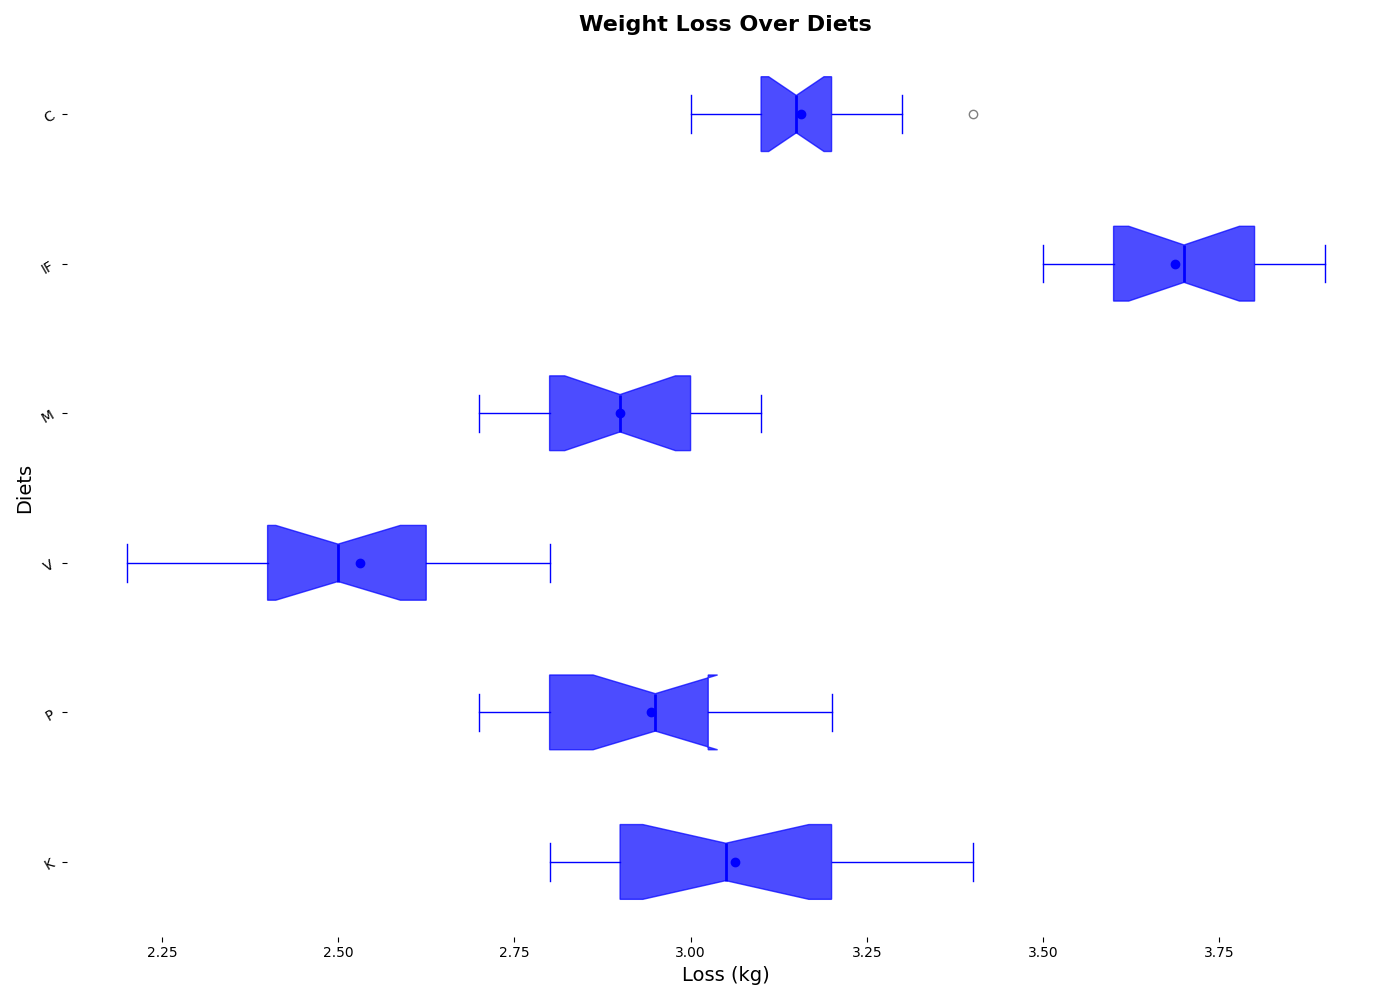

Recreate this plot in Python.
import matplotlib.pyplot as plt
import numpy as np

diets = ['K', 'P', 'V', 'M', 'IF', 'C']

keto_weight_loss = [3.2, 3.1, 2.8, 2.9, 3.4, 3.3, 3.2, 2.9, 3.1, 3.0, 2.8, 3.1, 3.3, 3.0, 2.9, 3.0]
paleo_weight_loss = [3.0, 2.8, 3.2, 3.1, 2.9, 2.8, 3.0, 2.9, 3.1, 2.7, 2.8, 3.0, 2.9, 3.1, 3.0, 2.8]
vegan_weight_loss = [2.5, 2.4, 2.7, 2.8, 2.6, 2.4, 2.5, 2.6, 2.5, 2.3, 2.2, 2.4, 2.6, 2.5, 2.7, 2.8]
mediterranean_weight_loss = [2.8, 2.9, 3.0, 2.7, 2.8, 3.1, 3.0, 2.9, 2.8, 3.0, 2.9, 2.7, 3.1, 2.9, 3.0, 2.8]
intermittent_fasting_weight_loss = [3.5, 3.7, 3.6, 3.9, 3.8, 3.7, 3.6, 3.5, 3.7, 3.9, 3.8, 3.7, 3.5, 3.6, 3.7, 3.8]
carnivore_weight_loss = [3.1, 3.3, 3.2, 3.1, 3.0, 3.2, 3.1, 3.0, 3.2, 3.1, 3.2, 3.3, 3.1, 3.4, 3.2, 3.0]

weight_loss_data = [
    keto_weight_loss, paleo_weight_loss,
    vegan_weight_loss, mediterranean_weight_loss,
    intermittent_fasting_weight_loss, carnivore_weight_loss
]

fig, ax = plt.subplots(figsize=(14, 10))

single_color = 'blue'

bp = ax.boxplot(weight_loss_data, vert=False, notch=True, patch_artist=True,
                labels=diets, 
                boxprops=dict(facecolor=single_color, color=single_color, alpha=0.7),
                whiskerprops=dict(color=single_color),
                capprops=dict(color=single_color),
                medianprops=dict(color=single_color, linewidth=2),
                flierprops=dict(marker='o', color=single_color, markersize=6, alpha=0.5))

means = [np.mean(data) for data in weight_loss_data]
ax.scatter(means, range(1, len(means) + 1), color=single_color, zorder=3)

ax.set_title('Weight Loss Over Diets', fontsize=16, fontweight='bold')
ax.set_xlabel('Loss (kg)', fontsize=14)
ax.set_ylabel('Diets', fontsize=14)

for spine in ax.spines.values():
    spine.set_visible(False)

plt.yticks(rotation=30, ha='right')
plt.tight_layout()
plt.show()
